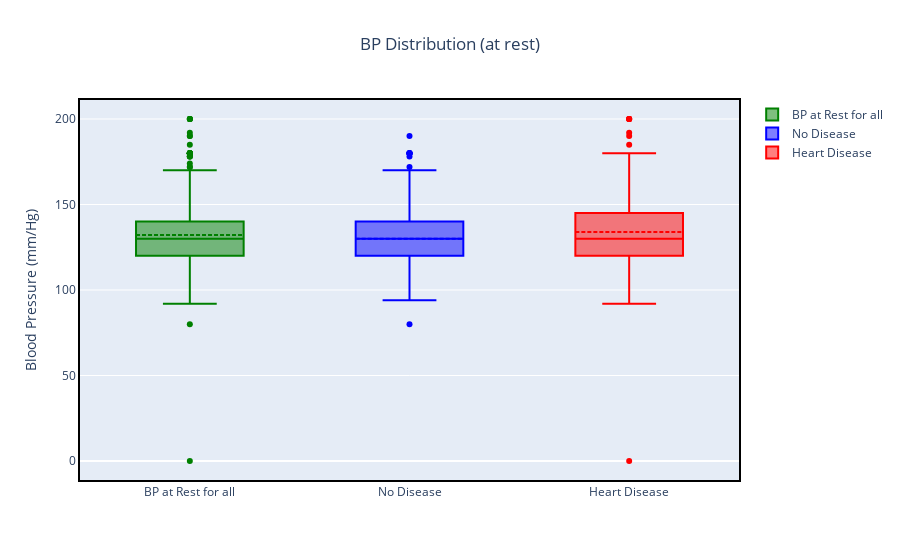

Notebook code cell kept with this figure:
### Markdown cell above
-  Resting Blood Prssure vs Disease

### Code cell
fig = go.Figure()
fig.add_trace(go.Box(y=df['trestbps'].values , name='BP at Rest for all', marker_color = 'green',boxmean=True))
fig.add_trace(go.Box(y=df[df['num']== 0]['trestbps'].values, name ='No Disease', marker_color = 'blue', boxmean = True))
fig.add_trace(go.Box(y=df[df['num'] !=0]['trestbps'].values, name ='Heart Disease', marker_color = 'red', boxmean = True))
fig.update_layout(title = 'BP Distribution (at rest)', yaxis_title = 'Blood Pressure (mm/Hg)', title_x = 0.5)
fig.update_xaxes(showline=True, linewidth=2, linecolor='black', mirror=True)
fig.update_yaxes(showline=True, linewidth=2, linecolor='black', mirror=True)
fig.show()

### Figure 1 — Plotly figure (JSON) as saved in the notebook; plotly's stock layout.template omitted (floating-point values rounded to 4 significant figures; data arrays with more than 128 entries replaced by an {"elided": "..."} marker saying what was removed)
{"data": [{"boxmean": true, "marker": {"color": "green"}, "name": "BP at Rest for all", "type": "box", "y": {"elided": "920 int values"}}, {"boxmean": true, "marker": {"color": "blue"}, "name": "No Disease", "type": "box", "y": {"elided": "411 int values"}}, {"boxmean": true, "marker": {"color": "red"}, "name": "Heart Disease", "type": "box", "y": {"elided": "509 int values"}}], "layout": {"title": {"text": "BP Distribution (at rest)", "x": 0.5}, "xaxis": {"linecolor": "black", "linewidth": 2, "mirror": true, "showline": true}, "yaxis": {"linecolor": "black", "linewidth": 2, "mirror": true, "showline": true, "title": {"text": "Blood Pressure (mm/Hg)"}}}}
